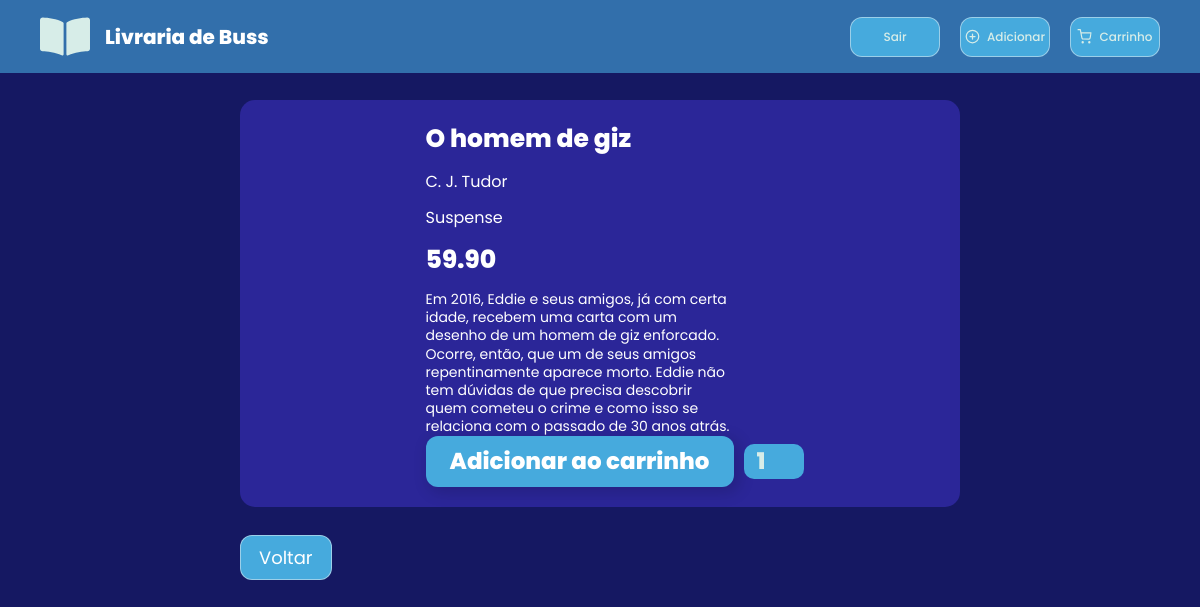
The app's page /visualizar-livro.php?id=3 (signed in) with its own data.
### tables this page shows
CREATE TABLE `livros` (
  `id` int(11) NOT NULL,
  `titulo` varchar(255) NOT NULL,
  `isbn` bigint(100) NOT NULL,
  `autor` varchar(100) NOT NULL,
  `genero` varchar(100) NOT NULL,
  `capa` varchar(255) NOT NULL,
  `valor` decimal(11,2) NOT NULL,
  `Sinopse` varchar(1000) NOT NULL
);

### visualizar-livro.php (the view, shortened to what this page needs)
<?php
    require 'conexao.php';
?>
<!DOCTYPE html>
<html lang="pt-br">
<head>
    <link rel="stylesheet" href="styles/visualizar.css">
</head>
<body>
    <?php
        include 'header.php';
    ?>
    <main>
        <div class="info-produto">
            <?php
                    if(isset($_GET['id'])) {
                        $livro_id = mysqli_real_escape_string($conexao, $_GET['id']);
                        $sql = "SELECT * FROM livros WHERE id = $livro_id";
                        $query = mysqli_query($conexao, $sql);
                        if(mysqli_num_rows($query) > 0) {
                            $livro = mysqli_fetch_array($query);
            ?>
            <div class="content-produto">
                <div class="container-informacoes">
                    <div class="informacoes-textos">
                        <h3 class="informacoes-titulo"><?= $livro['titulo'] ?></h3>
                        <p class="informacoes-autor"><?= $livro['autor'] ?></p>
                        <p class="informacoes-genero"><?= $livro['genero'] ?></p>
                        <p class="informacoes-valor"><?= $livro['valor'] ?></p>
                        <p class="sinopse"><?= $livro['Sinopse'] ?></p>
                    </div>
                    <form action="acoes.php" method="post" class="container-adicionar" style="padding: 0;">
                        <button type="submit" class="botao-adicionar" name="add_cart" value="<?= $livro['id'] ?>" >Adicionar ao carrinho</button>
                        <input type="number" class="quantidade" value="1" name="quant">
                    </form>
                </div>
            </div>
            <?php
                    } else {
                        echo "<h5>Livro não encontrado</h5>";
                    }
                }
            ?>
        </div>
        <div class="container-voltar">
            <a href="index.php" class="voltar-button">Voltar</a>
        </div>
    </main>
</body>
</html>

### styles/visualizar.css (style rules this page uses)
* { padding: 0; margin: 0; box-sizing: border-box; }
body { display: flex; flex-direction: column; align-items: center; gap: 18px; background: #151862; }
body main { position: relative; width: 60%; top: 100px; display: flex; flex-direction: column; align-items: center; gap: 18px; }
body main .container-voltar { display: flex; padding: 10px 0px; flex-direction: column; justify-content: center; align-items: flex-start; gap: 10px; align-self: stretch; }
body main .container-voltar .voltar-button { display: flex; padding: 8px 18px; border-radius: 12px; border: 1px solid rgba(245, 245, 245, 0.49); background: #46AADD; align-items: center; justify-content: center; flex-shrink: 0; font-family: "Poppins", sans-serif; color: #fff; font-size: 18px; text-decoration: none; }
body main .info-produto { display: flex; justify-content: center; align-items: center; gap: 29px; align-self: stretch; border-radius: 15px; background-color: #2B2698; padding: 20px 15px; }
body main .info-produto .content-produto { display: flex; flex-wrap: wrap; justify-content: center; align-items: center; gap: 29px; align-self: stretch; }
body main .info-produto .content-produto .container-informacoes { height: 100%; display: flex; flex-direction: column; align-items: flex-start; justify-content: space-between; }
body main .info-produto .content-produto .container-informacoes .informacoes-textos { display: flex; flex-direction: column; justify-content: center; align-items: flex-start; gap: 11px; align-self: stretch; }
body main .info-produto .content-produto .container-informacoes .informacoes-textos .informacoes-titulo { color: #FFF; font-family: "Poppins", sans-serif; font-size: 25px; font-style: normal; font-weight: 800; line-height: normal; }
body main .info-produto .content-produto .container-informacoes .informacoes-textos .informacoes-autor { font-family: "Poppins", sans-serif; font-size: 16px; font-weight: 400; color: #FFF; }
body main .info-produto .content-produto .container-informacoes .informacoes-textos .informacoes-genero { color: #FFF; font-family: "Poppins", sans-serif; font-size: 16px; font-style: normal; font-weight: 400; line-height: normal; }
body main .info-produto .content-produto .container-informacoes .informacoes-textos .informacoes-valor { color: #FFF; font-family: "Poppins", sans-serif; font-size: 25px; font-style: normal; font-weight: 800; line-height: normal; }
body main .info-produto .content-produto .container-informacoes .sinopse { width: 308px; color: #FFF; font-family: "Poppins", sans-serif; font-size: 14px; font-style: normal; font-weight: 400; line-height: 130%; }
body main .info-produto .content-produto .container-informacoes .container-adicionar { display: flex; align-items: center; gap: 10px; }
body main .info-produto .content-produto .container-informacoes .container-adicionar .botao-adicionar { display: flex; width: 308px; height: 51px; padding: 13px 12px; justify-content: center; align-items: center; gap: 10px; border-radius: 12px; background: #46AADD; border: none; box-shadow: 4px 4px 15px 2px rgba(0, 0, 0, 0.15); color: #FFF; font-family: Poppins; font-size: 23px; font-style: normal; font-weight: 800; line-height: normal; }
body main .info-produto .content-produto .container-informacoes .container-adicionar .quantidade { display: flex; width: 60px; height: 35px; padding: 0px 13px; flex-direction: column; justify-content: center; align-items: center; gap: 10px; border-radius: 10px; background: #46AADD; border: none; color: #D7EDE8; font-family: "Poppins", sans-serif; font-size: 23px; font-style: normal; font-weight: 800; line-height: normal; }

### styles/header.css (style rules this page uses)
* { padding: 0; margin: 0; box-sizing: border-box; }

### records on screen
livros: titulo "O homem de giz", autor "C. J. Tudor", genero "Suspense", valor "59.90", Sinopse "Em 2016, Eddie e seus amigos, já com certa idade, recebem uma carta com um desenho de um homem de giz enforcado. Ocorre, então, que um de seus amigos repentinamente aparece morto. Eddie não tem dúvidas de que precisa descobrir quem cometeu o crime e como isso se relaciona com o passado de 30 anos atrás."

### other values on screen
$logado "Buss"
